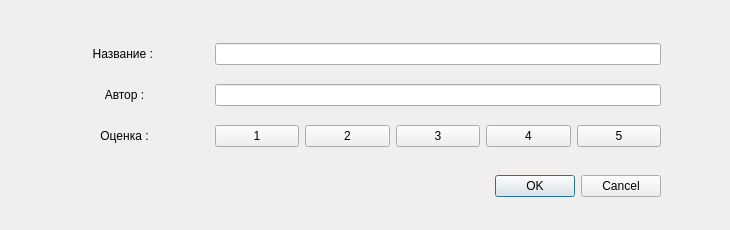
<?xml version="1.0" encoding="UTF-8"?>
<ui version="4.0">
 <class>Adding_book</class>
 <widget class="QDialog" name="Adding_book">
  <property name="geometry">
   <rect>
    <x>0</x>
    <y>0</y>
    <width>730</width>
    <height>230</height>
   </rect>
  </property>
  <property name="minimumSize">
   <size>
    <width>730</width>
    <height>230</height>
   </size>
  </property>
  <property name="maximumSize">
   <size>
    <width>730</width>
    <height>230</height>
   </size>
  </property>
  <property name="windowTitle">
   <string>Добавление книги</string>
  </property>
  <widget class="QDialogButtonBox" name="buttonBox">
   <property name="geometry">
    <rect>
     <x>320</x>
     <y>170</y>
     <width>341</width>
     <height>32</height>
    </rect>
   </property>
   <property name="orientation">
    <enum>Qt::Horizontal</enum>
   </property>
   <property name="standardButtons">
    <set>QDialogButtonBox::Cancel|QDialogButtonBox::Ok</set>
   </property>
  </widget>
  <widget class="QWidget" name="layoutWidget">
   <property name="geometry">
    <rect>
     <x>40</x>
     <y>30</y>
     <width>621</width>
     <height>131</height>
    </rect>
   </property>
   <layout class="QGridLayout" name="gridLayout">
    <item row="2" column="4">
     <widget class="QPushButton" name="pushButton3">
      <property name="text">
       <string>3</string>
      </property>
     </widget>
    </item>
    <item row="2" column="2">
     <widget class="QPushButton" name="pushButton">
      <property name="text">
       <string>1</string>
      </property>
     </widget>
    </item>
    <item row="2" column="0" colspan="2">
     <widget class="QLabel" name="Rating">
      <property name="text">
       <string>Оценка :</string>
      </property>
      <property name="alignment">
       <set>Qt::AlignCenter</set>
      </property>
     </widget>
    </item>
    <item row="0" column="0" colspan="2">
     <widget class="QLabel" name="Name_new_book">
      <property name="text">
       <string>Название : </string>
      </property>
      <property name="alignment">
       <set>Qt::AlignCenter</set>
      </property>
     </widget>
    </item>
    <item row="2" column="3">
     <widget class="QPushButton" name="pushButton2">
      <property name="text">
       <string>2</string>
      </property>
     </widget>
    </item>
    <item row="1" column="0" colspan="2">
     <widget class="QLabel" name="Autor_book">
      <property name="text">
       <string>Автор :</string>
      </property>
      <property name="alignment">
       <set>Qt::AlignCenter</set>
      </property>
     </widget>
    </item>
    <item row="2" column="5">
     <widget class="QPushButton" name="pushButton4">
      <property name="text">
       <string>4</string>
      </property>
     </widget>
    </item>
    <item row="2" column="6">
     <widget class="QPushButton" name="pushButton5">
      <property name="text">
       <string>5</string>
      </property>
     </widget>
    </item>
    <item row="1" column="2" colspan="5">
     <widget class="QLineEdit" name="lineEdit_2"/>
    </item>
    <item row="0" column="2" colspan="5">
     <widget class="QLineEdit" name="lineEdit"/>
    </item>
   </layout>
  </widget>
 </widget>
 <resources/>
 <connections>
  <connection>
   <sender>buttonBox</sender>
   <signal>accepted()</signal>
   <receiver>Adding_book</receiver>
   <slot>accept()</slot>
   <hints>
    <hint type="sourcelabel">
     <x>248</x>
     <y>254</y>
    </hint>
    <hint type="destinationlabel">
     <x>157</x>
     <y>274</y>
    </hint>
   </hints>
  </connection>
  <connection>
   <sender>buttonBox</sender>
   <signal>rejected()</signal>
   <receiver>Adding_book</receiver>
   <slot>reject()</slot>
   <hints>
    <hint type="sourcelabel">
     <x>316</x>
     <y>260</y>
    </hint>
    <hint type="destinationlabel">
     <x>286</x>
     <y>274</y>
    </hint>
   </hints>
  </connection>
 </connections>
</ui>
